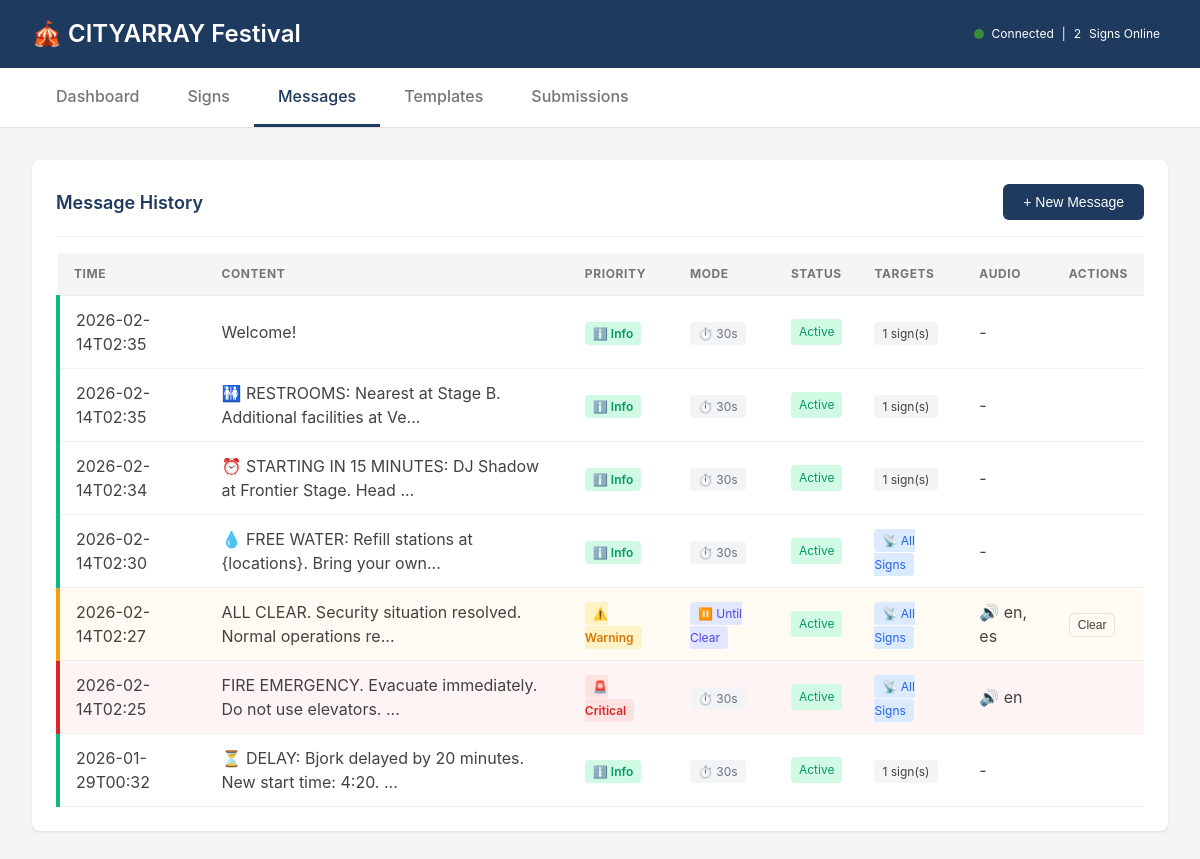
The page /messages on the database its author committed.
### models.py (models this page shows, shortened)
class Message(Base):
    __tablename__ = "messages"
    id = Column(String(36), primary_key=True, default=generate_uuid)
    event_id = Column(String(36), ForeignKey("events.id"))
    template_id = Column(String(36), ForeignKey("templates.id"))
    content = Column(Text)
    rendered_content = Column(Text)  # After variable substitution
    target_signs = Column(JSON, default=["all"])  # List of sign IDs or ["all"]
    target_zones = Column(JSON, default=list)  # List of zone IDs
    priority = Column(Integer, default=10)
    override_mode = Column(String(20))  # insert, replace, emergency
    persistence_mode = Column(String(20), default="timed")  # timed, until_cleared, emergency_lock
    audio_enabled = Column(Boolean, default=False)
    audio_languages = Column(JSON, default=["en"])
    status = Column(String(20), default="pending")  # pending, active, displayed, cancelled, expired
    scheduled_at = Column(DateTime)
    expires_at = Column(DateTime)
    duration_seconds = Column(Integer, default=30)
    created_at = Column(DateTime, default=datetime.utcnow)
    created_by = Column(String(100))  # User ID or "system"
    displayed_at = Column(DateTime)

### app.py (the view)
@app.get("/messages")
async def messages_page(request: Request, db=Depends(get_db)):
    messages = db.query(Message).order_by(Message.created_at.desc()).all()
    signs = db.query(Sign).all()
    zones = db.query(Zone).all()
    tpls = db.query(Template).all()
    stats = get_system_stats(db)
    return templates.TemplateResponse("messages.html", {
        "request": request,
        "active_page": "messages",
        "messages": [m.to_dict() for m in messages],
        "signs": [s.to_dict() for s in signs],
        "zones": [z.to_dict() for z in zones],
        "templates": [t.to_dict() for t in tpls],
        "stats": stats
    })

### templates/messages.html (shortened to what this page needs)
{% extends "base.html" %}
{% block content %}
<div class="card">
    <div class="card-header">
        <h2 class="card-title">Message History</h2>
        <button class="btn btn-primary" onclick="openMessageModal()">+ New Message</button>
    </div>
    {% if messages %}
    <table class="table">
        <thead>
            <tr>
                <th>Time</th>
                <th>Content</th>
                <th>Priority</th>
                <th>Mode</th>
                <th>Status</th>
                <th>Targets</th>
                <th>Audio</th>
                <th>Actions</th>
            </tr>
        </thead>
        <tbody>
            {% for msg in messages %}
            <tr class="message-row priority-{{ 'critical' if msg.priority >= 90 else 'warning' if msg.priority >= 70 else 'info' }}">
                <td>{{ msg.created_at[:16] if msg.created_at else '-' }}</td>
                <td>
                    <div class="message-content-preview">
                        {{ msg.content[:60] }}{% if msg.content and msg.content|length > 60 %}...{% endif %}
                    </div>
                </td>
                <td>
                    {% if msg.priority >= 90 %}
                    <span class="priority-badge critical">🚨 Critical</span>
                    {% elif msg.priority >= 70 %}
                    <span class="priority-badge warning">⚠️ Warning</span>
                    {% else %}
                    <span class="priority-badge info">ℹ️ Info</span>
                    {% endif %}
                </td>
                <td>
                    {% if msg.persistence_mode == 'emergency_lock' %}
                    <span class="mode-badge emergency">🔒 Locked</span>
                    {% elif msg.persistence_mode == 'until_cleared' %}
                    <span class="mode-badge until-cleared">⏸️ Until Clear</span>
                    {% else %}
                    <span class="mode-badge timed">⏱️ {{ msg.duration_seconds }}s</span>
                    {% endif %}
                </td>
                <td>
                    <span class="status-badge {{ msg.status }}">{{ msg.status }}</span>
                </td>
                <td>
                    {% if msg.target_signs %}
                        {% if 'all' in msg.target_signs %}
                        <span class="target-badge all">📡 All Signs</span>
                        {% else %}
                        <span class="target-badge">{{ msg.target_signs|length }} sign(s)</span>
                        {% endif %}
                    {% elif msg.target_zones %}
                        <span class="target-badge zone">📍 {{ msg.target_zones|length }} zone(s)</span>
                    {% else %}
                    -
                    {% endif %}
                </td>
                <td>
                    {% if msg.audio_enabled %}
                    🔊 {{ msg.audio_languages|join(', ') if msg.audio_languages else 'EN' }}
                    {% else %}
                    -
                    {% endif %}
                </td>
                <td>
                    {% if msg.status == 'active' and msg.persistence_mode != 'timed' %}
                    <button class="btn btn-sm btn-outline" onclick="clearMessage('{{ msg.id }}')">Clear</button>
                    {% endif %}
                </td>
            </tr>
            {% endfor %}
        </tbody>
    </table>
    {% else %}
    <div style="text-align: center; padding: 3rem; color: var(--gray-600);">
        <p style="font-size: 2rem; margin-bottom: 1rem;">📭</p>
        <p>No messages sent yet.</p>
    </div>
    {% endif %}
</div>
{% endblock %}

### templates/base.html (style rules this page uses)
:root { --primary: #1E3A5F; --accent: #2E7D32; --danger: #D32F2F; --warning: #F57C00; --success: #388E3C; --gray-100: #F5F5F5; --gray-200: #EEEEEE; --gray-300: #E0E0E0; --gray-600: #757575; --gray-800: #424242; }
* { box-sizing: border-box; margin: 0; padding: 0; }
body { font-family: -apple-system, BlinkMacSystemFont, 'Segoe UI', Roboto, sans-serif; background: var(--gray-100); color: var(--gray-800); line-height: 1.5; }
.status-badge { display: flex; align-items: center; gap: 0.5rem; font-size: 0.875rem; }
.card { background: white; border-radius: 8px; box-shadow: 0 1px 3px rgba(0,0,0,0.1); padding: 1.5rem; margin-bottom: 1.5rem; }
.card-header { display: flex; justify-content: space-between; align-items: center; margin-bottom: 1rem; padding-bottom: 1rem; border-bottom: 1px solid var(--gray-200); }
.card-title { font-size: 1.125rem; font-weight: 600; color: var(--primary); }
.btn { display: inline-flex; align-items: center; gap: 0.5rem; padding: 0.625rem 1.25rem; border-radius: 6px; font-weight: 500; font-size: 0.875rem; cursor: pointer; border: none; transition: all 0.2s; }
.btn-primary { background: var(--primary); color: white; }
.btn-outline { background: transparent; border: 1px solid var(--gray-300); color: var(--gray-800); }
.table { width: 100%; border-collapse: collapse; }
.table th, .table td { padding: 0.75rem 1rem; text-align: left; border-bottom: 1px solid var(--gray-200); }
.table th { font-size: 0.75rem; text-transform: uppercase; letter-spacing: 0.05em; color: var(--gray-600); background: var(--gray-100); }

### templates/messages.html (style rules this page uses)
.message-row.priority-critical { border-left: 4px solid #DC2626; background: rgba(220, 38, 38, 0.05); }
.message-row.priority-warning { border-left: 4px solid #F59E0B; background: rgba(245, 158, 11, 0.05); }
.message-row.priority-info { border-left: 4px solid #10B981; }
.priority-badge { padding: 0.25rem 0.5rem; border-radius: 4px; font-size: 0.75rem; font-weight: 600; }
.priority-badge.critical { background: #FEE2E2; color: #DC2626; }
.priority-badge.warning { background: #FEF3C7; color: #D97706; }
.priority-badge.info { background: #D1FAE5; color: #059669; }
.mode-badge { padding: 0.25rem 0.5rem; border-radius: 4px; font-size: 0.75rem; }
.mode-badge.until-cleared { background: #E0E7FF; color: #4F46E5; }
.mode-badge.timed { background: #F3F4F6; color: #6B7280; }
.target-badge { padding: 0.25rem 0.5rem; border-radius: 4px; font-size: 0.75rem; background: #F3F4F6; }
.target-badge.all { background: #DBEAFE; color: #2563EB; }
.status-badge { padding: 0.25rem 0.5rem; border-radius: 4px; font-size: 0.75rem; text-transform: capitalize; }
.status-badge.active { background: #D1FAE5; color: #059669; }
.btn-sm { padding: 0.25rem 0.5rem; font-size: 0.75rem; }

### rows shown on the page
Message: created_at "2026-02-14T02:35", content "Welcome!", shows "ℹ️ Info", duration_seconds "30", status "Active", target_signs|length "1"
Message: created_at "2026-02-14T02:35", content "🚻 RESTROOMS: Nearest at Stage B. Additional facilities at Ve", shows "ℹ️ Info", duration_seconds "30", status "Active", target_signs|length "1"
Message: created_at "2026-02-14T02:34", content "⏰ STARTING IN 15 MINUTES: DJ Shadow at Frontier Stage. Head", shows "ℹ️ Info", duration_seconds "30", status "Active", target_signs|length "1"
Message: created_at "2026-02-14T02:30", content "💧 FREE WATER: Refill stations at {locations}. Bring your own", shows "ℹ️ Info", duration_seconds "30", status "Active", shows "📡 All Signs"
Message: created_at "2026-02-14T02:27", content "ALL CLEAR. Security situation resolved. Normal operations re", shows "⚠️ Warning", persistence_mode "⏸️ Until Clear", status "Active", shows "📡 All Signs", audio_languages "en, es"
Message: created_at "2026-02-14T02:25", content "FIRE EMERGENCY. Evacuate immediately. Do not use elevators.", shows "🚨 Critical", duration_seconds "30", status "Active", shows "📡 All Signs", audio_languages "en"
Message: created_at "2026-01-29T00:32", content "⏳ DELAY: Bjork delayed by 20 minutes. New start time: 4:20.", shows "ℹ️ Info", duration_seconds "30", status "Active", target_signs|length "1"
